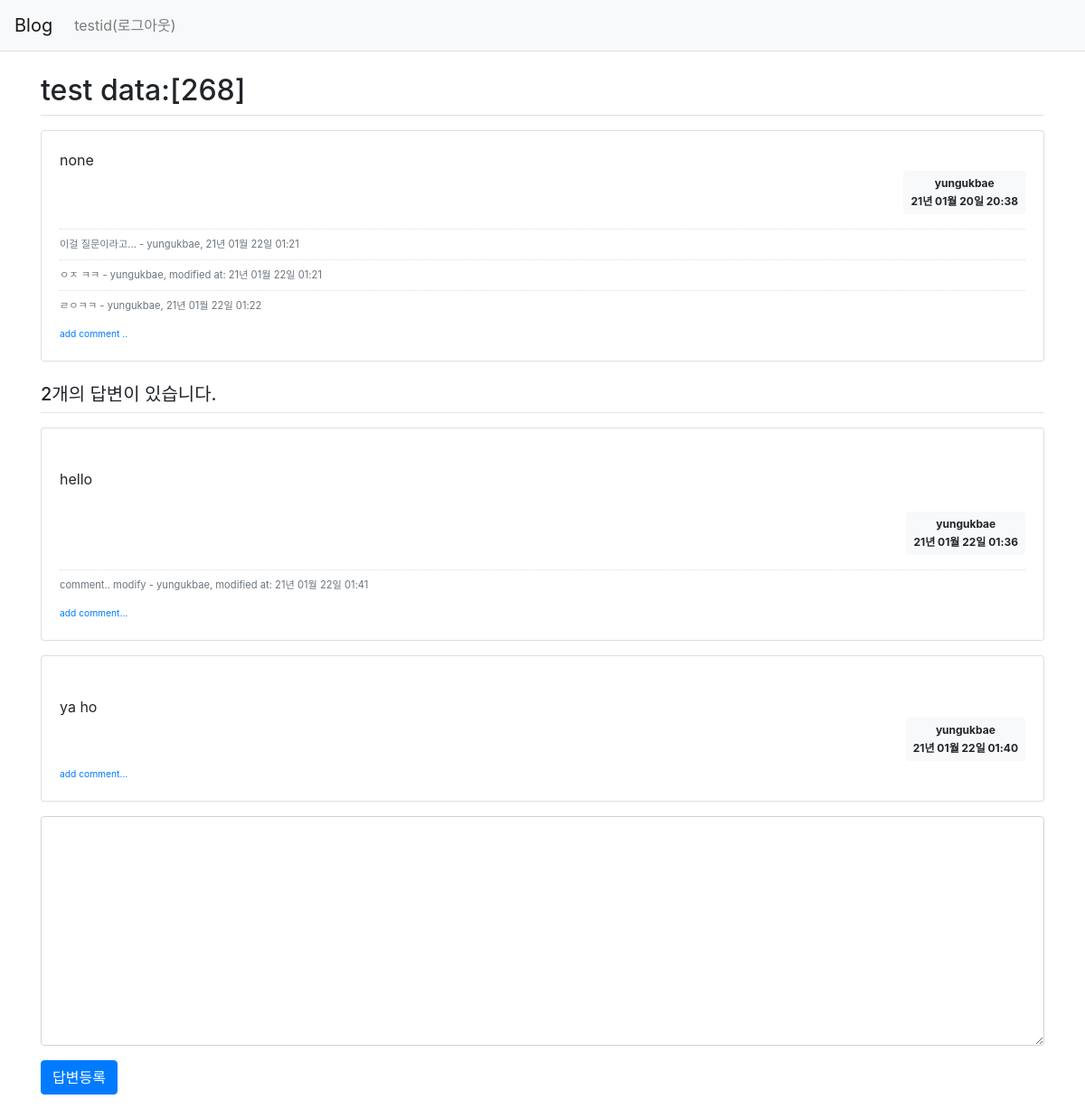
/question/detail/269/ (signed in), run on the app's committed database.
### pybo/models.py (models this page shows)
class User(db.Model):
    id = db.Column(db.Integer, primary_key=True)
    username = db.Column(db.String(150), nullable=False)  #unique는 같은 값을 저장할 수 없다는 뜻이다.
    password = db.Column(db.String(200), nullable=False)
    email = db.Column(db.String(120),unique=True, nullable=False)

class Question(db.Model):
    id = db.Column(db.Integer, primary_key=True)
    subject = db.Column(db.String(200),nullable=False)
    content = db.Column(db.Text(),nullable=False)
    create_date = db.Column(db.DateTime(),nullable=False)
    user_id = db.Column(db.Integer, db.ForeignKey('user.id', ondelete='CASCADE'), nullable=False)
    user = db.relationship('User',backref=db.backref('question_set'))
    modify_date = db.Column(db.DateTime(), nullable=True)

class Comment(db.Model):
    id = db.Column(db.Integer, primary_key=True)
    user_id = db.Column(db.Integer, db.ForeignKey('user.id', ondelete='CASCADE'), nullable=False)
    user = db.relationship('User', backref=db.backref('comment_set'))
    content = db.Column(db.Text(), nullable=False)
    create_date = db.Column(db.DateTime(), nullable=False)
    modify_date = db.Column(db.DateTime())
    question_id = db.Column(db.Integer, db.ForeignKey('question.id', ondelete='CASCADE'), nullable=True)
    question = db.relationship('Question', backref=db.backref('comment_set'))
    answer_id = db.Column(db.Integer, db.ForeignKey('answer.id', ondelete='CASCADE'), nullable=True)
    answer = db.relationship('Answer', backref=db.backref('comment_set'))

class Answer(db.Model):
    id = db.Column(db.Integer, primary_key=True)
    question_id = db.Column(db.Integer, db.ForeignKey('question.id',ondelete='CASCADE'))     #db.ForeignKey에 지정한 첫 번째 값은 연결한 모델의 속성명이고 두 번째 ondelete에 지정한 값은 삭제 연동 설정이다. 즉, 답변 모델의 quesion_id 속성은 질문 모델의 id 속성과 연결되며 ondelete='CASCADE'에 의해 데이터베이스에서 쿼리를 이용하여 질문을 삭제하면 해당 질문에 달린 답변도 함꼐 삭제된다.
    question = db.relationship('Question',backref=db.backref('answer_set'))  #quesion속성은 답변 모델에서 질문 모델을 참조하기 위해 추가했다. 예를 들어 답변 모델 객체에서 질문 모델 객체의 제목을 참조하려면 answer.question.subject처럼 할 수 있다. 이렇게 하려면 속성을 추가할 때 db.Column이 아닌 db.relationship을 사용해야한다.
    content = db.Column(db.Text(), nullable=False)
    create_date = db.Column(db.DateTime(), nullable=False)
    user_id = db.Column(db.Integer, db.ForeignKey('user.id', ondelete='CASCADE'), nullable=False)
    user = db.relationship('User',backref=db.backref('answer_set'))
    modify_date = db.Column(db.DateTime(), nullable=True)

### pybo/views/question_views.py (the view)
@bp.route('/detail/<int:question_id>/')
def detail(question_id):
    form = AnswerForm()
    question = Question.query.get_or_404(question_id) #get_or_404는 해당 데이터를 찾을 수 없는 경우 404페이지를 출력해준다.
    return render_template('question/question_detail.html',question=question, form=form)

### pybo/forms.py
class AnswerForm(FlaskForm):
    content = TextAreaField('내용',validators=[DataRequired('내용은 필수입력 항목입니다.')])

### pybo/filter.py (called while the page is built)
def format_datetime(value, fmt='%y년 %m월 %d일 %H:%M'):
    return value.strftime(fmt)

### pybo/views/auth_views.py (called while the page is built)
@bp.before_app_request
def load_logged_in_user():
    user_id = session.get('user_id')
    if user_id is None:
        g.user = None
    else:
        g.user=User.query.get(user_id)

### pybo/templates/question/question_detail.html (shortened to what this page needs)
{% extends 'base.html' %}
{% block content %}
<div class="container my-3">
    <h2 class="border-bottom py-2">{{ question.subject }}</h2>
    <div class="card my-3">
        <div class="card-body">
            <div class="card-text" style="white-space: pre-line;">{{ question.content }}</div>
            <div class="d-flex justify-content-end">
                {% if question.modify_date %}
                <div class="badge badge-light p-2 text-left mx-3">
                    <div class="mb-2">{{question.user.username}} modified at</div>
                    <div>{{ question.modify_date|datetime }}</div>
                </div>
                {% else %}
                <div class="badge badge-light p-2">
                    <div class="mb-2">{{ question.user.username }}</div>
                    <div>{{ question.create_date|datetime }}</div>
                </div>
                {% endif %}
            </div>
            {% if question.comment_set|length %}
            <div class="mt-3">
                {% for comment in question.comment_set %}
                    <div class="comment py-2 text-muted">
                        <span style="white-space: pre-line;"> {{ comment.content }} </span>
                        <span>
                            {% if comment.modify_date %}
                            - {{ comment.user.username }}, modified at: {{ comment.modify_date|datetime }}
                            {% else %}
                            - {{ comment.user.username }}, {{ comment.create_date|datetime }}
                            {% endif %}
                        </span>
                    </div>
                    {% endfor %}
            </div>
            {% endif %}
            <div>
                <a href="{{ url_for('comment.create_question', question_id = question.id) }}" class="small"><small>add comment ..</small></a>
            </div>
        </div>
    </div>
    <h5 class="border-bottom my-3 py-2">{{ question.answer_set|length }}개의 답변이 있습니다.</h5>
    {% for answer in question.answer_set %}
    <div class="card my-3">
        <div class="card-body">
            <div class="card-text" style="white-space: pre-line;">
            {{ answer.content }}
            </div>
            <div class="d-flex justify-content-end">
                {% if answer.modify_date %}
                    <div class="badge badge-light p-2 text-left mx-3">
                    <div class="mb-2">{{answer.user.username}} modified at</div>
                    <div>{{ answer.modify_date|datetime }}</div>
                </div>
                {% else %}
                <div class="badge badge-light p-2">
                    <div class="mb-2">{{ answer.user.username }}</div>
                    <div>{{ answer.create_date|datetime }}</div>
                </div>
                {% endif %}
            </div>
            {% if answer.comment_set|length %}
            <div class="mt-3">
                {% for comment in answer.comment_set %}
                    <div class="comment py-2 text-muted">
                        <span style="white-space: pre-line;">{{ comment.content }}</span>
                            <span>
                                {% if comment.modify_date %}
                                - {{ comment.user.username }}, modified at: {{ comment.modify_date|datetime }}
                                {% else %}
                                - {{ comment.user.username }}, {{ comment.create_date|datetime }}
                                {% endif %}
                            </span>
                        </div>
                        {% endfor %}
            </div>
            {% endif %}
            <div>
                <a href="{{ url_for('comment.create_answer',answer_id=answer.id) }}" class="small"><small>add comment...</small></a>
            </div>
        </div>
    </div>
    {% endfor %}
    <form action="{{ url_for('answer.create',question_id=question.id)}}" method="POST" class="my-3">
        <div class="form-group">
            <textarea {% if not g.user %}disabled{% endif %} class="form-control" name="content" id="content" rows="10"></textarea>
        </div>
        <input type="submit" value="답변등록" class="btn btn-primary">
    </form>
</div>
{% endblock %}

### pybo/templates/navbar.html (shortened to what this page needs)
<nav class="navbar navbar-expand-lg navbar-light bg-light border-bottom">
    <a class="navbar-brand" href="{{ url_for('main.index') }}">Blog
    </a>
    <div class="collapse navbar-collapse flex-grow-0" id="navbarNav">
        {% if g.user %}
        <ul class="navbar-nav">
            <li class="nav-item">
                <a href="{{ url_for('auth.logout') }}" class="nav-link">{{ g.user.username }}(로그아웃)</a>
            </li>
        </ul>
        {% endif %}
    </div>
</nav>

### pybo/static/style.css (style rules this page uses)
.comment { border-top:dotted 1px #ddd; font-size: 0.7em; }

### data on the page
User: user.username "testid"
Question: subject "test data:[268]", content "none", create_date "21년 01월 20일 20:38"
User: user.username "yungukbae"
Comment: content "이걸 질문이라고...", user.username "yungukbae", create_date "21년 01월 22일 01:21"
Comment: content "ㅇㅈ ㅋㅋ", user.username "yungukbae", modify_date "21년 01월 22일 01:21"
Comment: content "ㄹㅇㅋㅋ", user.username "yungukbae", create_date "21년 01월 22일 01:22"
Answer: content "hello", user.username "yungukbae", create_date "21년 01월 22일 01:36"
Comment: content "comment.. modify", user.username "yungukbae", modify_date "21년 01월 22일 01:41"
Answer: content "ya ho", user.username "yungukbae", create_date "21년 01월 22일 01:40"

### other printed values
{{ question.answer_set|length }} "2"
